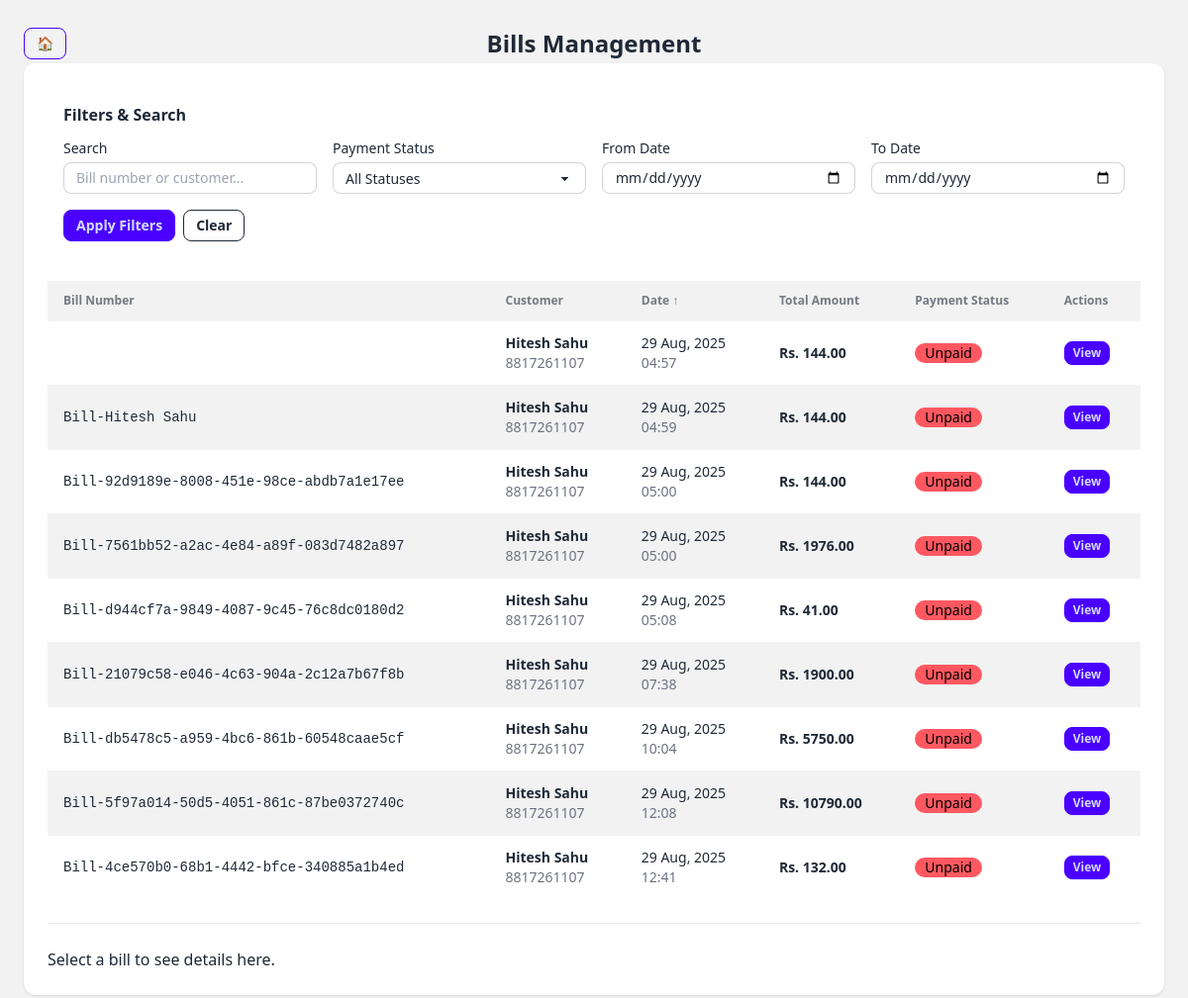
/billing/bills/?ordering=date, run on the app's committed database.
### billing/models.py (models this page shows, shortened)
class Bill(models.Model):
    PAYMENT_STATUS = [
        ("Unpaid", "Unpaid"),
        ("Paid", "Paid"),
        ("Partial", "Partial"),
    ]
    customer = models.ForeignKey(Customer, on_delete=models.CASCADE)
    bill_number = models.CharField(max_length=20, unique=True)
    date = models.DateTimeField(auto_now_add=True)
    subtotal = models.DecimalField(max_digits=12, decimal_places=2, default=0)
    tax = models.DecimalField(max_digits=12, decimal_places=2, default=0)
    discount = models.DecimalField(max_digits=12, decimal_places=2, default=0)
    total_amount = models.DecimalField(max_digits=12, decimal_places=2)
    payment_status = models.CharField(max_length=20, choices=PAYMENT_STATUS, default="Unpaid")
    due_date = models.DateField(blank=True, null=True)
    notes = models.TextField(blank=True, null=True)

class Customer(models.Model):
    name = models.CharField(max_length=150)
    email = models.EmailField(blank=True, null=True)
    phone = models.CharField(max_length=15)
    address = models.TextField(blank=True, null=True)
    gst_number = models.CharField(max_length=20, blank=True, null=True)
    created_at = models.DateTimeField(auto_now_add=True)
    updated_at = models.DateTimeField(auto_now=True)

### billing/views.py (the view)
# urls.py: path('bills/', views.bills_list, name='bills_list'),
def bills_list(request):
    bills = Bill.objects.select_related('customer').all()
    search = request.GET.get('search')
    if search:
        bills = bills.filter(
            Q(bill_number__icontains=search) |
            Q(customer__name__icontains=search) |
            Q(customer__phone__icontains=search)
        )
    status = request.GET.get('status')
    if status:
        bills = bills.filter(payment_status=status)
    date_from = request.GET.get('date_from')
    date_to = request.GET.get('date_to')
    if date_from:
        bills = bills.filter(date__date__gte=date_from)
    if date_to:
        bills = bills.filter(date__date__lte=date_to)
    ordering = request.GET.get('ordering', '-date')  # Default sort by date descending
    if ordering:
        bills = bills.order_by(ordering)
    return render(request, "bill_list.html", {"bills": bills})

### billing/templates/bill_list.html (shortened to what this page needs)
{% load static %}
<!DOCTYPE html>
<html lang="en" data-theme="light">
<head>
    <link href="https://cdn.jsdelivr.net/npm/daisyui@4.12.10/dist/full.min.css" rel="stylesheet" />
    <script src="https://cdn.tailwindcss.com"></script>
</head>
<body class="p-6 bg-base-200">
    <div class="col-span-4 relative flex items-center">
        <a href="{% url 'dashboard' %}" class="btn btn-sm btn-outline btn-primary my-1">
            🏠
        </a>
        <h1 class="absolute left-1/2 -translate-x-1/2 text-2xl font-bold">
            Bills Management
        </h1>
    </div>
    <div class="max-w-7xl mx-auto bg-white shadow p-6 rounded-xl">
        <div class="mb-6 p-4 bg-base-100 rounded-lg">
            <h3 class="font-semibold mb-3">Filters & Search</h3>
            <form method="get" class="grid grid-cols-1 md:grid-cols-4 gap-4">
                <div>
                    <label class="block text-sm font-medium mb-1">Search</label>
                    <input type="text" name="search" value="{{ request.GET.search }}"
                           placeholder="Bill number or customer..."
                           class="input input-sm input-bordered w-full">
                </div>
                <div>
                    <label class="block text-sm font-medium mb-1">Payment Status</label>
                    <select name="status" class="select select-sm select-bordered w-full">
                        <option value="">All Statuses</option>
                    </select>
                </div>
                <div>
                    <label class="block text-sm font-medium mb-1">From Date</label>
                    <input type="date" name="date_from" value="{{ request.GET.date_from }}"
                           class="input input-sm input-bordered w-full">
                </div>
                <div>
                    <label class="block text-sm font-medium mb-1">To Date</label>
                    <input type="date" name="date_to" value="{{ request.GET.date_to }}"
                           class="input input-sm input-bordered w-full">
                </div>
                <div class="md:col-span-4 flex gap-2">
                    <button type="submit" class="btn btn-sm btn-primary">Apply Filters</button>
                    <a href="{% url 'bills_list' %}" class="btn btn-sm btn-outline">Clear</a>
                </div>
            </form>
        </div>
        <div class="overflow-x-auto">
            <table class="table table-zebra w-full">
                <thead>
                    <tr class="bg-base-200">
                        <th>
                            <a href="?bill_number"
                               class="hover:underline">
                                Bill Number
                            </a>
                        </th>
                        <th>
                            <a href="?ordering=customer__name"
                               class="hover:underline">
                                Customer
                            </a>
                        </th>
                        <th>
                            <a href="?ordering={% if request.GET.ordering == 'date' %}-{% endif %}date"
                               class="hover:underline">
                                Date
                                {% if request.GET.ordering == 'date' %}↑{% elif request.GET.ordering == '-date' %}↓{% endif %}
                            </a>
                        </th>
                        <th>
                            <a href="?ordering=total_amount"
                               class="hover:underline">
                                Total Amount
                            </a>
                        </th>
                        <th>Payment Status</th>
                        <th>Actions</th>
                    </tr>
                </thead>
                <tbody>
                    {% for bill in bills %}
                    <tr class="hover:bg-base-100">
                        <td class="font-mono text-sm">{{ bill.bill_number }}</td>
                        <td>
                            <div class="font-semibold">{{ bill.customer.name }}</div>
                            {% if bill.customer.phone %}
                            <div class="text-sm text-gray-500">{{ bill.customer.phone }}</div>
                            {% endif %}
                        </td>
                        <td>
                            <div>{{ bill.date|date:"d M, Y" }}</div>
                            <div class="text-sm text-gray-500">{{ bill.date|date:"H:i" }}</div>
                        </td>
                        <td class="font-semibold">Rs. {{ bill.total_amount }}</td>
                        <td>
                            {% if bill.payment_status == 'Paid' %}
                                <span class="badge badge-success">{{ bill.payment_status }}</span>
                            {% elif bill.payment_status == 'Unpaid' %}
                                <span class="badge badge-error">{{ bill.payment_status }}</span>
                            {% else %}
                                <span class="badge badge-warning">{{ bill.payment_status }}</span>
                            {% endif %}
                        </td>
                        <td>
                            <div class="flex gap-2">
                                <a href="{% url 'bill_detail_htmx' bill.pk %}"
                                   class="btn btn-xs btn-primary">View</a>
                            </div>
                        </td>
                    </tr>
                    {% endfor %}
                </tbody>
            </table>
        </div>
        <hr class="my-6" />
        <div id="bill-detail">
            <p>Select a bill to see details here.</p>
        </div>
    </div>
</body>
</html>

### data on the page
Bill: customer.name "Hitesh Sahu", customer.phone "8817261107", date "29 Aug, 2025", date "04:57", total_amount "144.00", payment_status "Unpaid"
Bill: bill_number "Bill-Hitesh Sahu", customer.name "Hitesh Sahu", customer.phone "8817261107", date "29 Aug, 2025", date "04:59", total_amount "144.00", payment_status "Unpaid"
Bill: bill_number "Bill-92d9189e-8008-451e-98ce-abdb7a1e17ee", customer.name "Hitesh Sahu", customer.phone "8817261107", date "29 Aug, 2025", date "05:00", total_amount "144.00", payment_status "Unpaid"
Bill: bill_number "Bill-7561bb52-a2ac-4e84-a89f-083d7482a897", customer.name "Hitesh Sahu", customer.phone "8817261107", date "29 Aug, 2025", date "05:00", total_amount "1976.00", payment_status "Unpaid"
Bill: bill_number "Bill-d944cf7a-9849-4087-9c45-76c8dc0180d2", customer.name "Hitesh Sahu", customer.phone "8817261107", date "29 Aug, 2025", date "05:08", total_amount "41.00", payment_status "Unpaid"
Bill: bill_number "Bill-21079c58-e046-4c63-904a-2c12a7b67f8b", customer.name "Hitesh Sahu", customer.phone "8817261107", date "29 Aug, 2025", date "07:38", total_amount "1900.00", payment_status "Unpaid"
Bill: bill_number "Bill-db5478c5-a959-4bc6-861b-60548caae5cf", customer.name "Hitesh Sahu", customer.phone "8817261107", date "29 Aug, 2025", date "10:04", total_amount "5750.00", payment_status "Unpaid"
Bill: bill_number "Bill-5f97a014-50d5-4051-861c-87be0372740c", customer.name "Hitesh Sahu", customer.phone "8817261107", date "29 Aug, 2025", date "12:08", total_amount "10790.00", payment_status "Unpaid"
Bill: bill_number "Bill-4ce570b0-68b1-4442-bfce-340885a1b4ed", customer.name "Hitesh Sahu", customer.phone "8817261107", date "29 Aug, 2025", date "12:41", total_amount "132.00", payment_status "Unpaid"
